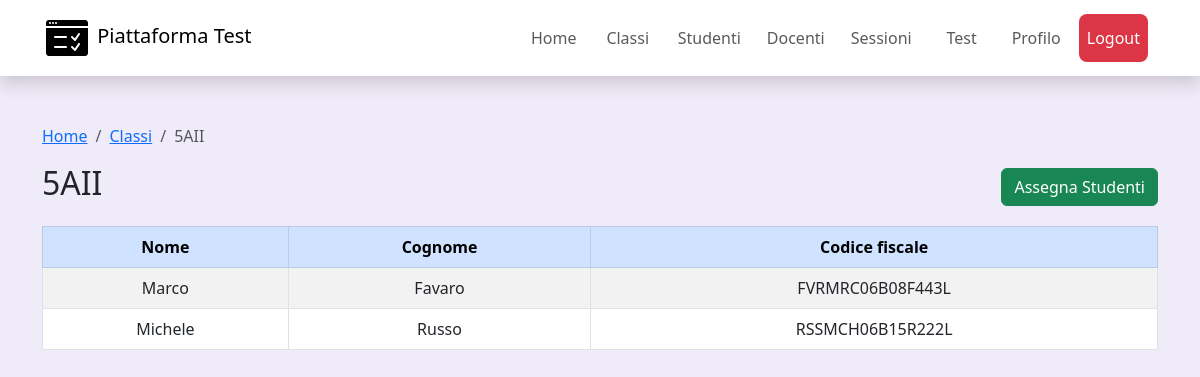
The page /frontend/views/visualizza_classe.php?id=9 (signed in) on the database its author committed.
### tables this page shows
CREATE TABLE `classe` (
  `id` int(11) NOT NULL,
  `nome` varchar(25) NOT NULL,
  `anno_scolastico` varchar(9) NOT NULL
);

CREATE TABLE `utente` (
  `codice_fiscale` varchar(16) NOT NULL,
  `nome` varchar(50) NOT NULL,
  `cognome` varchar(50) NOT NULL,
  `login` varchar(50) NOT NULL,
  `password` varchar(100) NOT NULL,
  `ruolo` enum('STUDENTE','DOCENTE','ADMIN','') NOT NULL DEFAULT 'STUDENTE'
);

### frontend/views/visualizza_classe.php (the view, shortened to what this page needs)
<?php
require("./../../backend/Include/db_connect.php");
$SQL_query = "  SELECT c.nome as nome
            FROM classe
            AS c
           WHERE c.id=? LIMIT 1";
$stmt = $conn->prepare($SQL_query);
$stmt->bind_param("i", $_GET["id"]);
$stmt->execute();
$result = $stmt->get_result();
if ($result && $result->num_rows > 0) {
    $row = $result->fetch_assoc();
    $nome_classe = $row["nome"];
} else {
    header("Location: classi.php");
}
$SQL_query = "  SELECT s.nome AS nome_studente, s.cognome AS cognome_studente, s.codice_fiscale AS cf_studente
            FROM classe
            AS c
            JOIN classe_studente
            AS c_s
            ON c.id = c_s.id_classe
            JOIN utente
            AS s
            ON c_s.cf_studente = s.codice_fiscale
            WHERE s.ruolo='STUDENTE' AND c.id=?";
$stmt = $conn->prepare($SQL_query);
$stmt->bind_param("i", $_GET["id"]);
$stmt->execute();
$result = $stmt->get_result();
?>
<!DOCTYPE html>
<html lang="en">
<head>
    <link href="https://cdn.jsdelivr.net/npm/bootstrap@5.3.0/dist/css/bootstrap.min.css" rel="stylesheet">
</head>
<body style="background-color: rgb(240, 235, 248);">
    <?php include("components/navbar.php") ?>
    <div class="container mt-5">
        <div>
            <nav aria-label="breadcrumb">
                <ol class="breadcrumb">
                    <li class="breadcrumb-item"><a href="index.php">Home</a></li>
                    <li class="breadcrumb-item"><a href="classi.php">Classi</a></li>
                    <li class="breadcrumb-item active"><?php echo $nome_classe ?> </li>
                </ol>
            </nav>
        </div>
        <div class="d-flex justify-content-between align-items-center mb-3">
            <h2><?php echo $nome_classe ?></h2>
            <button type="button" class="btn btn-success" onclick="openModal(<?=$_GET['id']?>)">Assegna Studenti</button>
        </div>
        <table class="table table-bordered table-striped">
            <thead class="table-primary">
                <tr>
                    <th>Nome</th>
                    <th>Cognome</th>
                    <th>Codice fiscale</th>
                </tr>
            </thead>
            <tbody>
                <?php
                if ($result && $result->num_rows > 0) {
                    while ($row = $result->fetch_assoc()) {
                        echo "<tr>";
                        echo "<td>" . htmlspecialchars($row['nome_studente']) . "</td>";
                        echo "<td>" . htmlspecialchars($row['cognome_studente']) . "</td>";
                        echo "<td>" . htmlspecialchars($row['cf_studente']) . "</td>";
                        echo "</tr>";
                    }
                } else {
                    echo "<tr><td colspan='3' class='text-center'>Nessun studente trovato</td></tr>";
                }
                ?>
            </tbody>
        </table>
    </div>
</body>
</html>

### frontend/views/visualizza_classe.php (style rules this page uses)
tr { text-align: center; }

### frontend/views/components/navbar.php (style rules this page uses)
.active { color: #fff; }

### rows shown on the page
classe: nome "5AII"
utente: nome "Marco", cognome "Favaro", codice_fiscale "FVRMRC06B08F443L"
utente: nome "Michele", cognome "Russo", codice_fiscale "RSSMCH06B15R222L"
